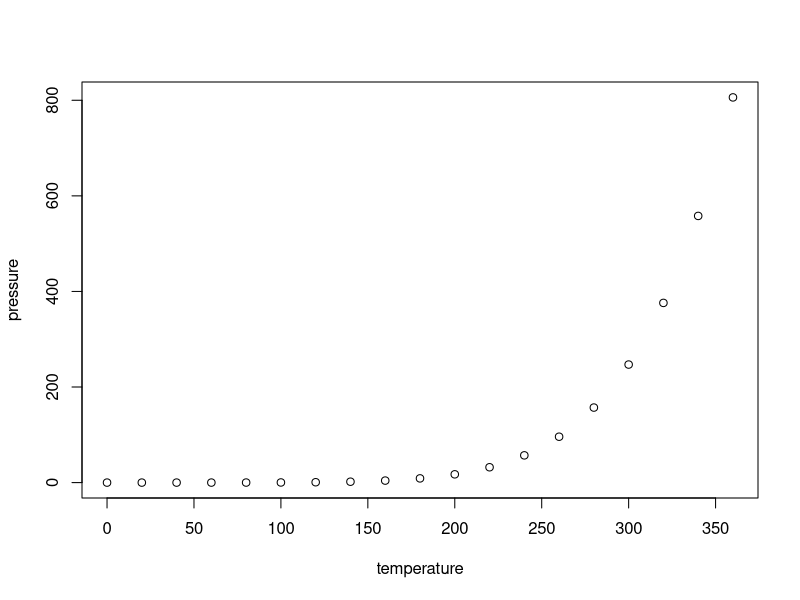
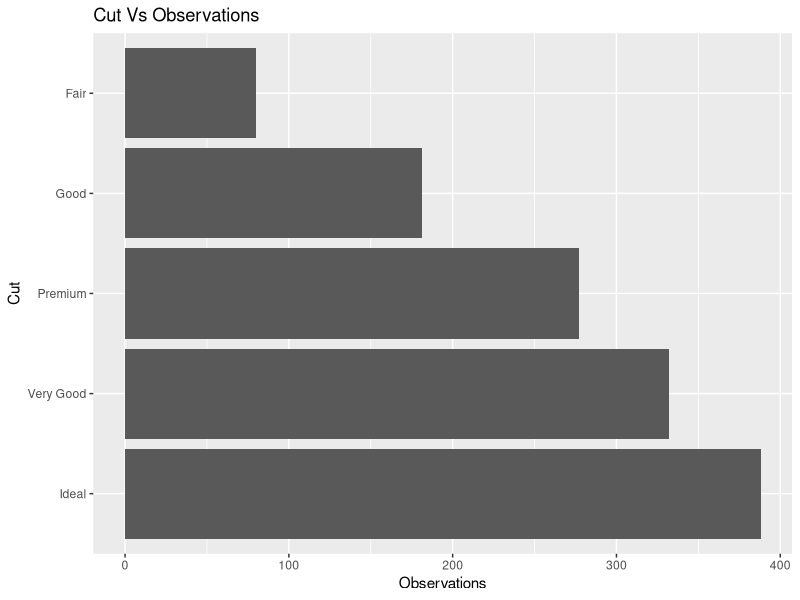
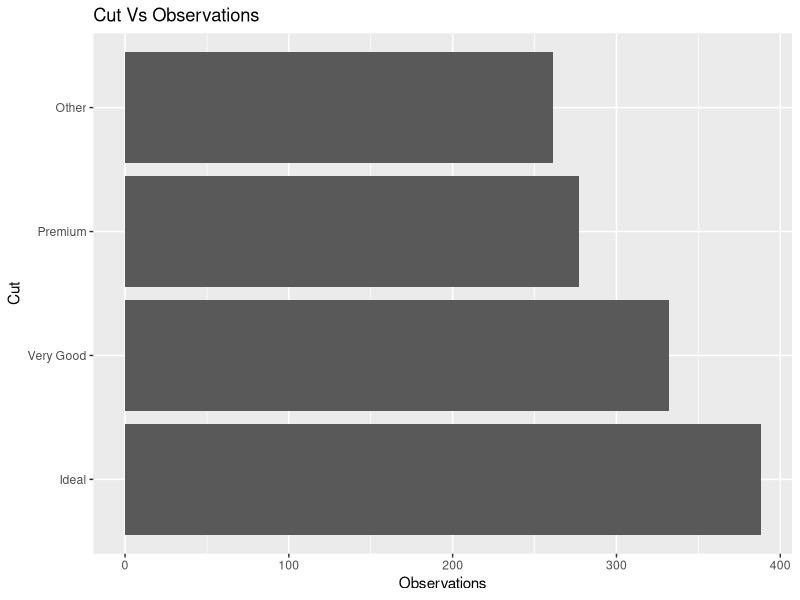
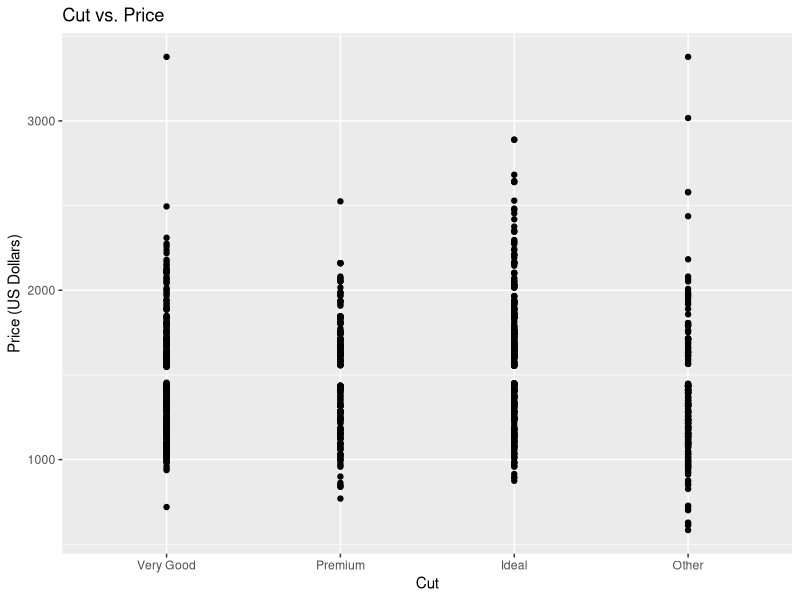
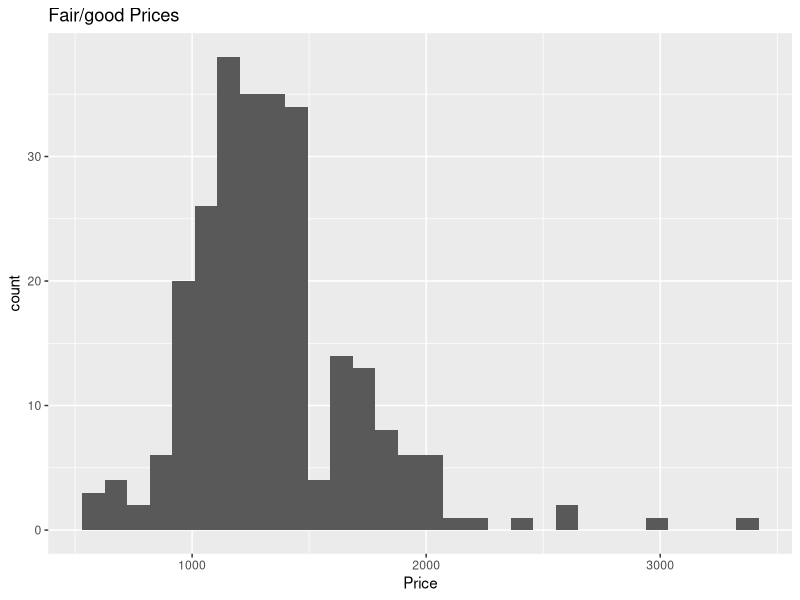
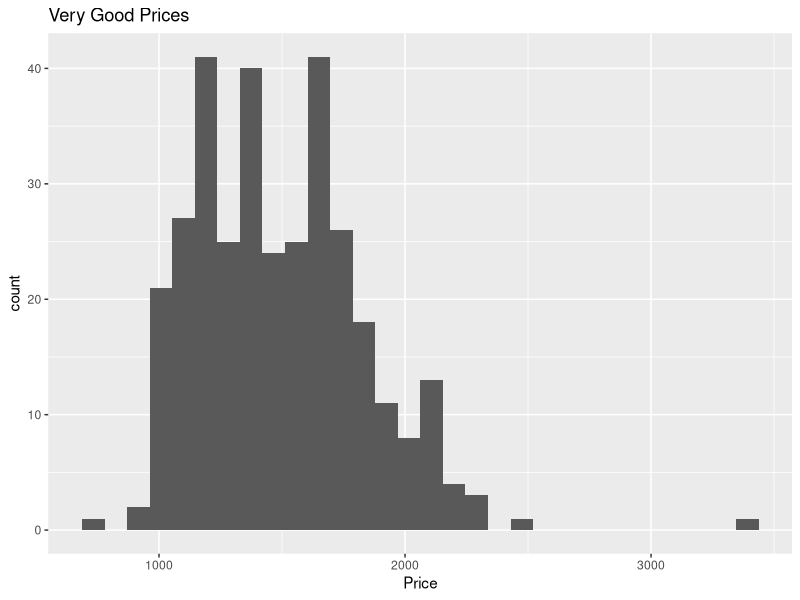
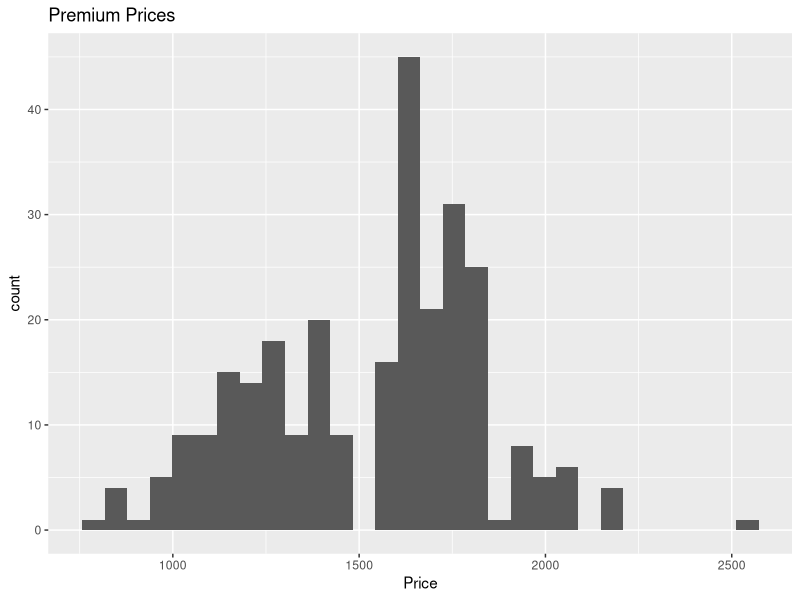
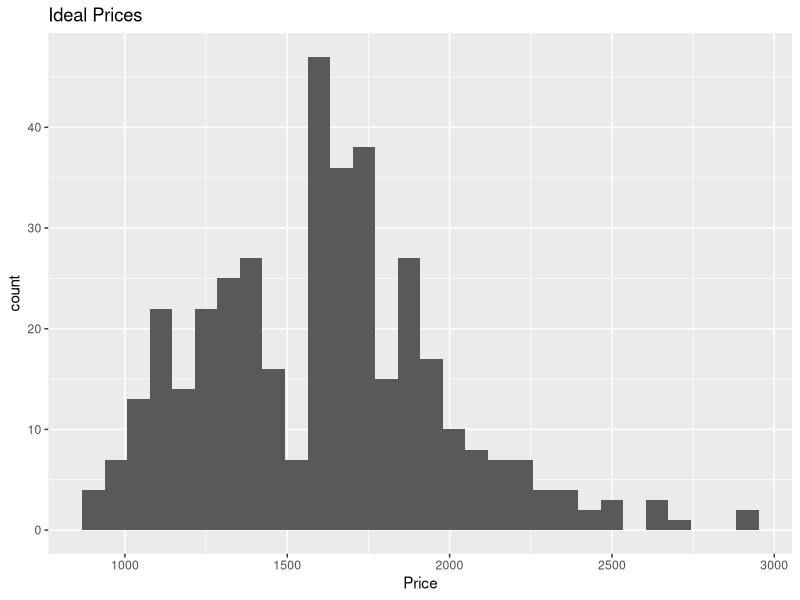

Recreate these plots in R, in order.
## ---- chunk 1
knitr::opts_chunk$set(echo = TRUE)
## ---- chunk 2
summary(cars)
## ---- chunk 3
plot(pressure)
## ---- chunk 4
library(tidyverse)
library(knitr)
library(broom)
library(ggplot2)
## ---- chunk 5
diamonds <- diamonds %>% filter(carat == 0.5, !is.na(carat))
## ---- chunk 6
ggplot(diamonds, aes(x = fct_infreq(cut))) + 
  geom_bar() + 
  labs (x = "Cut", y = "Observations", title = "Cut Vs Observations") +
  coord_flip()
## ---- chunk 7
diamonds <- diamonds %>% mutate(cut = fct_lump_n(cut, n = 3))
ggplot(diamonds, aes(x = fct_infreq(cut))) + 
  geom_bar() + 
  labs(x = "Cut", y = "Observations", title = "Cut Vs Observations") +
  coord_flip()
## ---- chunk 8
ggplot(data = diamonds, mapping = aes(x = cut, y = price)) +
  geom_point(aplha = 0.5) +
  labs(x = "Cut", y = "Price (US Dollars)", title = "Cut vs. Price")
## ---- chunk 9
diamonds %>%
  group_by(cut) %>% 
  summarise(mean = mean(price),
            std_dev = sd(price),
            num_observations = n()
  )
## ---- chunk 10
fair_good_cut <- diamonds %>%
  filter(cut == "Other")
ggplot(data = fair_good_cut, aes(x = price)) +
  geom_histogram() +
  labs(title = "Fair/good Prices ",
       x = "Price")

very_good_cut <- diamonds %>%
  filter(cut == "Very Good")
ggplot(data = very_good_cut, aes(x = price)) +
  geom_histogram() +
  labs(title = "Very Good Prices",
       x = "Price")

premium_cut <- diamonds %>%
  filter(cut == "Premium")
ggplot(data = premium_cut, aes(x = price)) +
  geom_histogram() +
  labs(title = "Premium Prices",
       x = "Price")

ideal_cut <- diamonds %>%
  filter(cut == "Ideal")
ggplot(data = ideal_cut, aes(x = price)) +
  geom_histogram() +
  labs(title = "Ideal Prices",
       x = "Price")

## ---- chunk 11
model <- lm(price ~ cut, data = diamonds)
tidy(model) %>% 
  kable(format="markdown", digits=3)

diamonds <- diamonds %>% 
  mutate(resid = residuals(model))

fair_good_cut <- diamonds %>%
  filter(cut == "Other")
ggplot(data = fair_good_cut, aes(x = price, y = resid)) +
  geom_boxplot() + labs(title = "Good/Fair")

very_good_cut <- diamonds %>%
  filter(cut == "Very Good")
ggplot(data = very_good_cut, aes(x = price, y = resid)) +
  geom_boxplot() + labs(title = "Very Good")

premium_cut <- diamonds %>%
  filter(cut == "Premium")
ggplot(data = premium_cut, aes(x = price, y = resid)) +
  geom_boxplot() + labs(title = "Premium")

ideal_cut <- diamonds %>%
  filter(cut == "Ideal")
ggplot(data = ideal_cut, aes(x = price, y = resid)) +
  geom_boxplot() + labs(title = "Ideal")


## ---- chunk 12
model <- lm(price ~ cut, data = diamonds)
kable(anova(model), format="markdown",digits=6)
